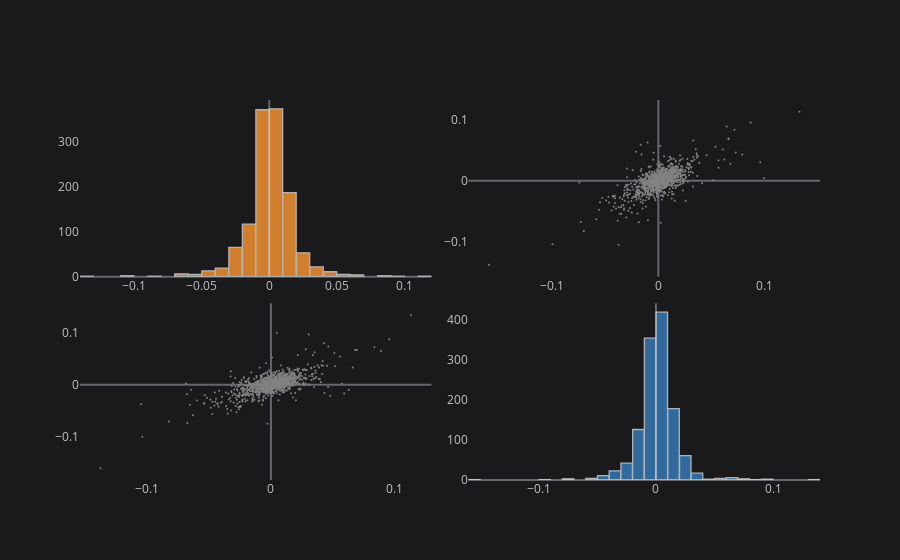

The cell this chart's notebook holds for it:
### Code cell
fig = returns[['AAPL', 'MSFT']].scatter_matrix(asFigure=True, bins=35)
cf.iplot(fig)

### Figure 1 — Plotly figure (JSON) as saved in the notebook; plotly's stock layout.template omitted (floating-point values rounded to 4 significant figures; data arrays with more than 128 entries replaced by an {"elided": "..."} marker saying what was removed)
{"data": [{"histfunc": "count", "histnorm": "", "marker": {"color": "rgba(255, 153, 51, 1.0)", "line": {"color": "#D9D9D9", "width": 1.3}}, "name": "AAPL", "nbinsx": 35, "opacity": 0.8, "orientation": "v", "type": "histogram", "x": {"elided": "1260 float values"}, "xaxis": "x", "yaxis": "y"}, {"line": {"color": "rgba(128, 128, 128, 1.0)", "dash": "solid", "shape": "linear", "width": 1.3}, "marker": {"size": 2, "symbol": "circle"}, "mode": "markers", "name": "AAPL", "text": "", "type": "scatter", "x": {"elided": "1260 float values"}, "xaxis": "x2", "y": {"elided": "1260 mixed values"}, "yaxis": "y2"}, {"line": {"color": "rgba(128, 128, 128, 1.0)", "dash": "solid", "shape": "linear", "width": 1.3}, "marker": {"size": 2, "symbol": "circle"}, "mode": "markers", "name": "MSFT", "text": "", "type": "scatter", "x": {"elided": "1260 float values"}, "xaxis": "x3", "y": {"elided": "1260 mixed values"}, "yaxis": "y3"}, {"histfunc": "count", "histnorm": "", "marker": {"color": "rgba(55, 128, 191, 1.0)", "line": {"color": "#D9D9D9", "width": 1.3}}, "name": "MSFT", "nbinsx": 35, "opacity": 0.8, "orientation": "v", "type": "histogram", "x": {"elided": "1260 float values"}, "xaxis": "x4", "yaxis": "y4"}], "layout": {"autosize": true, "bargap": 0.02, "legend": {"bgcolor": "#1A1A1C", "font": {"color": "#D9D9D9"}}, "paper_bgcolor": "#1A1A1C", "plot_bgcolor": "#1A1A1C", "showlegend": false, "title": {"font": {"color": "#D9D9D9"}}, "xaxis": {"anchor": "y", "autorange": true, "domain": [0, 0.475], "gridcolor": "#434343", "range": [-0.14, 0.12], "showgrid": false, "tickfont": {"color": "#C2C2C2"}, "title": {"font": {"color": "#D9D9D9"}, "text": ""}, "type": "linear", "zerolinecolor": "#666570"}, "xaxis2": {"anchor": "y2", "autorange": true, "domain": [0.525, 1], "gridcolor": "#434343", "range": [-0.178, 0.1515], "showgrid": false, "tickfont": {"color": "#C2C2C2"}, "title": {"font": {"color": "#D9D9D9"}, "text": ""}, "type": "linear", "zerolinecolor": "#666570"}, "xaxis3": {"anchor": "y3", "autorange": true, "domain": [0, 0.475], "gridcolor": "#434343", "range": [-0.1536, 0.1291], "showgrid": false, "tickfont": {"color": "#C2C2C2"}, "title": {"font": {"color": "#D9D9D9"}, "text": ""}, "type": "linear", "zerolinecolor": "#666570"}, "xaxis4": {"anchor": "y4", "autorange": true, "domain": [0.525, 1], "gridcolor": "#434343", "range": [-0.16, 0.14], "showgrid": false, "tickfont": {"color": "#C2C2C2"}, "title": {"font": {"color": "#D9D9D9"}, "text": ""}, "type": "linear", "zerolinecolor": "#666570"}, "yaxis": {"anchor": "x", "autorange": true, "domain": [0.535, 1.0], "gridcolor": "#434343", "range": [0, 392.6], "showgrid": false, "tickfont": {"color": "#C2C2C2"}, "title": {"font": {"color": "#D9D9D9"}, "text": ""}, "zerolinecolor": "#666570"}, "yaxis2": {"anchor": "x2", "autorange": true, "domain": [0.535, 1.0], "gridcolor": "#434343", "range": [-0.1595, 0.1349], "showgrid": false, "tickfont": {"color": "#C2C2C2"}, "title": {"font": {"color": "#D9D9D9"}, "text": ""}, "type": "linear", "zerolinecolor": "#666570"}, "yaxis3": {"anchor": "x3", "autorange": true, "domain": [0, 0.465], "gridcolor": "#434343", "range": [-0.1848, 0.1583], "showgrid": false, "tickfont": {"color": "#C2C2C2"}, "title": {"font": {"color": "#D9D9D9"}, "text": ""}, "type": "linear", "zerolinecolor": "#666570"}, "yaxis4": {"anchor": "x4", "autorange": true, "domain": [0, 0.465], "gridcolor": "#434343", "range": [0, 441.1], "showgrid": false, "tickfont": {"color": "#C2C2C2"}, "title": {"font": {"color": "#D9D9D9"}, "text": ""}, "zerolinecolor": "#666570"}}}
